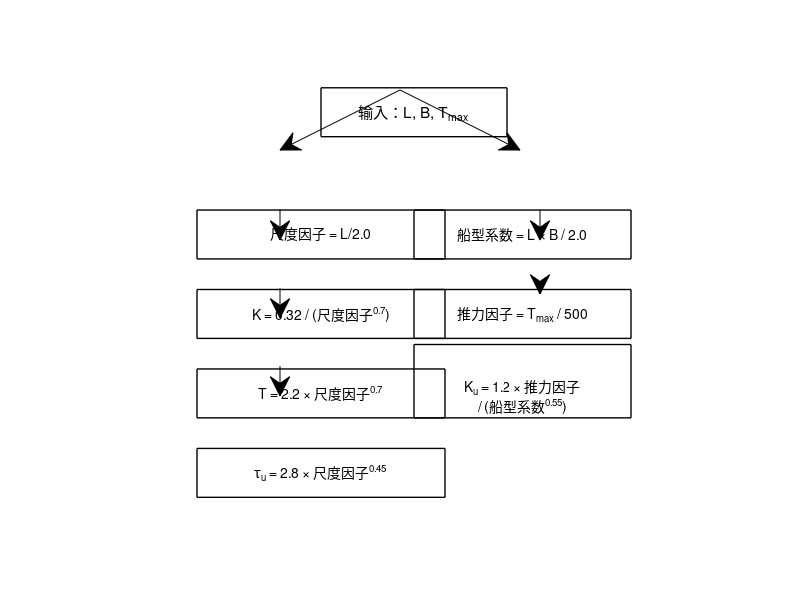

This figure's MATLAB source:
% 绘制参数计算流程图
figure('Color','white','Position',[100,100,600,500]);
hold on; axis off;

% 定义框位置（手动调整可实现非对称）
% 输入框
rectangle('Position',[0.35,0.85,0.3,0.08],'EdgeColor','k','LineWidth',1);
text(0.5,0.89,'输入：L, B, T_{max}','HorizontalAlignment','center','FontSize',11);

% 分支箭头
annotation('arrow',[0.5,0.35],[0.85,0.75]);  % 左分支
annotation('arrow',[0.5,0.65],[0.85,0.75]);  % 右分支

% 左分支框
rectangle('Position',[0.15,0.65,0.4,0.08],'EdgeColor','k','LineWidth',1);
text(0.35,0.69,'尺度因子 = L/2.0','HorizontalAlignment','center','FontSize',10);

% K
rectangle('Position',[0.15,0.52,0.4,0.08],'EdgeColor','k','LineWidth',1);
text(0.35,0.56,'K = 0.32 / (尺度因子^{0.7})','HorizontalAlignment','center','FontSize',10);

% T
rectangle('Position',[0.15,0.39,0.4,0.08],'EdgeColor','k','LineWidth',1);
text(0.35,0.43,'T = 2.2 \times 尺度因子^{0.7}','HorizontalAlignment','center','FontSize',10);

% tau_u
rectangle('Position',[0.15,0.26,0.4,0.08],'EdgeColor','k','LineWidth',1);
text(0.35,0.30,'\tau_u = 2.8 \times 尺度因子^{0.45}','HorizontalAlignment','center','FontSize',10);

% 右分支
rectangle('Position',[0.5,0.65,0.35,0.08],'EdgeColor','k','LineWidth',1);
text(0.675,0.69,'船型系数 = L \times B / 2.0','HorizontalAlignment','center','FontSize',10);

rectangle('Position',[0.5,0.52,0.35,0.08],'EdgeColor','k','LineWidth',1);
text(0.675,0.56,'推力因子 = T_{max} / 500','HorizontalAlignment','center','FontSize',10);

rectangle('Position',[0.5,0.39,0.35,0.12],'EdgeColor','k','LineWidth',1);
text(0.675,0.44,'K_u = 1.2 \times 推力因子','HorizontalAlignment','center','FontSize',10);
text(0.675,0.41,'/ (船型系数^{0.55})','HorizontalAlignment','center','FontSize',10);

% 添加箭头连接（手动调整）
annotation('arrow',[0.35,0.35],[0.65,0.6]);
annotation('arrow',[0.35,0.35],[0.52,0.47]);
annotation('arrow',[0.35,0.35],[0.39,0.34]);
annotation('arrow',[0.675,0.675],[0.65,0.6]);
annotation('arrow',[0.675,0.675],[0.52,0.51]);

% 保存图片（可取消注释）
% exportgraphics(gcf,'param_flow.png','Resolution',150);
